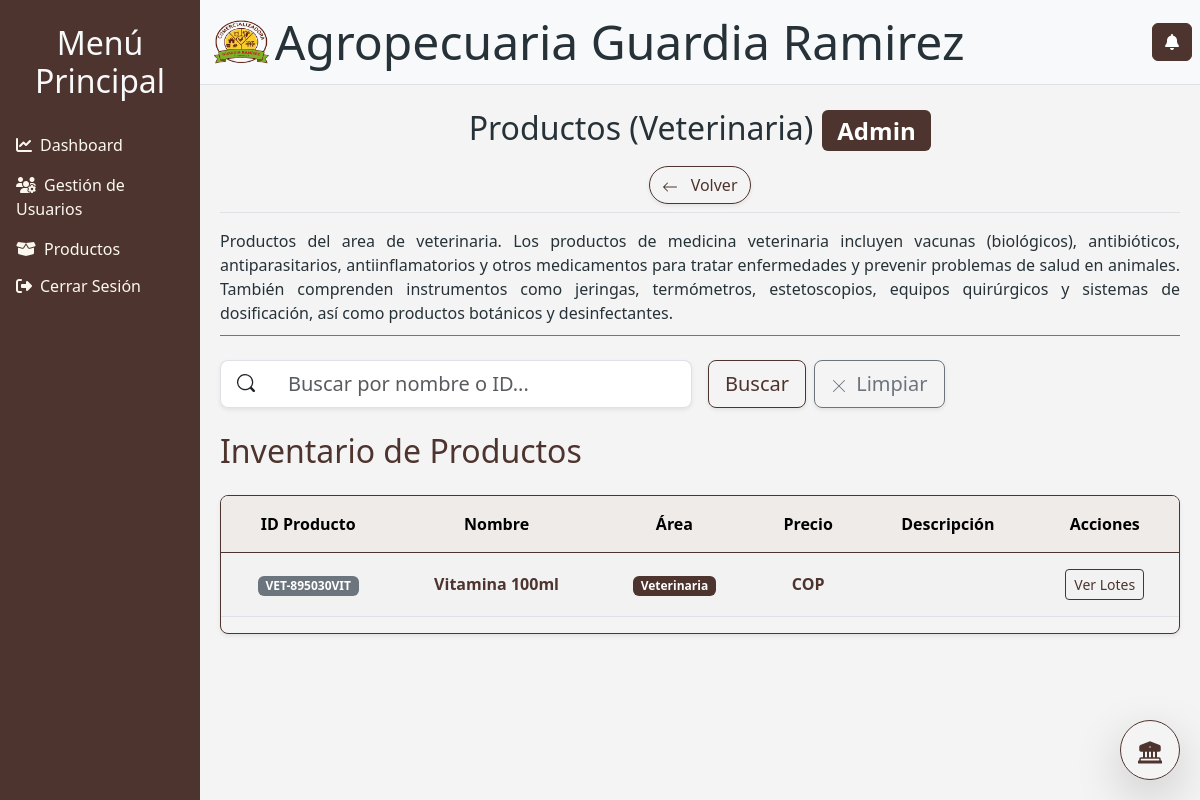
Page /productos/veterinaria/ (signed in) on the earlier database version.
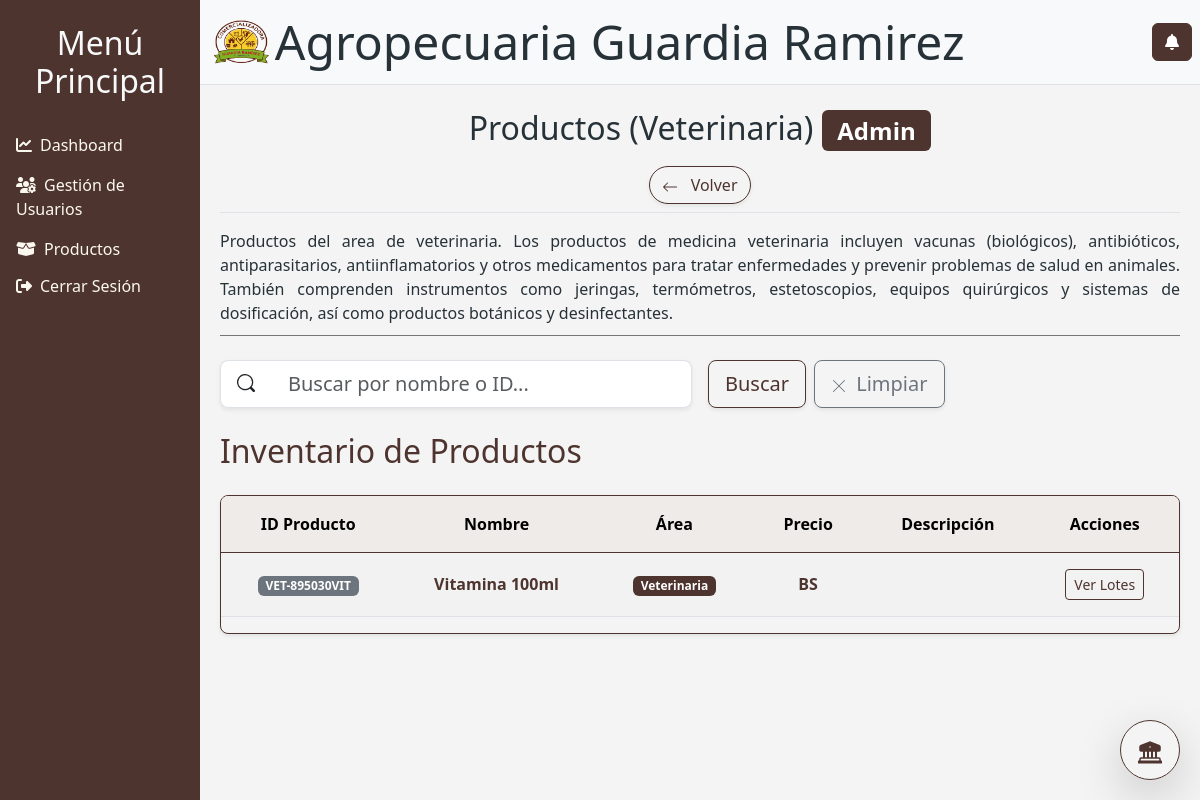
Same page on the later database version.
### system/models.py (models this page shows, shortened)
class AreaAlmacen(models.Model):
    nombre = models.CharField(max_length=100, unique=True)
    prefijo_codigo = models.CharField(max_length=5, unique=True)
    definicion = models.TextField()

class Producto(models.Model):
    nombre = models.CharField(max_length=200)
    codigoBarras = models.CharField(max_length=100, unique=True, blank=True, null=True)
    codigoProducto = models.CharField(max_length=100, unique=True)
    descripcion = models.TextField(blank=True)
    etiquetas = models.ManyToManyField(Etiqueta, blank=True)
    area = models.ForeignKey(AreaAlmacen, on_delete=models.PROTECT) # Usar PROTECT para evitar borrar áreas con productos
    proveedor_principal = models.ForeignKey(Proveedor, on_delete=models.SET_NULL, null=True, blank=True)
    unidad_medida = models.ForeignKey(UnidadMedida, on_delete=models.PROTECT, default=1)
    precio_venta = models.DecimalField(max_digits=10, decimal_places=2, verbose_name="Precio Venta Público")
    costo_promedio_referencia = models.DecimalField(max_digits=10, decimal_places=4)
    stock_minimo = models.PositiveIntegerField(help_text="Nivel de stock para activar alerta de reorden.")
    foto_producto = models.ImageField(
        upload_to='products_pictures/',
        storage=fs,
        null=True,
        blank=True
    )

class configuraciones_admin(models.Model):
    tasa_cambio_cop = models.DecimalField(max_digits=10, decimal_places=4)
    tasa_cambio_bs = models.DecimalField(max_digits=10, decimal_places=4)
    mostrar_precios = models.CharField(max_length=10)

### core/models.py (models this page shows, shortened)
class Profile(models.Model):
    user = models.OneToOneField(User, on_delete=models.CASCADE)
    telefono = models.CharField(max_length=20, blank=True)
    nivel_usuario = models.CharField(choices=[("admin", "Admin"), ("usuario", "Usuario"), ("invitado", "Invitado")], blank=True)
    cargo = models.CharField(choices=[("gerente", "Gerente"), ("supervisor", "Supervisor"), ("empleado", "Empleado")], blank=True)
    salario = models.DecimalField(max_digits=10, decimal_places=2, null=True, blank=True)
    fecha_contratacion = models.DateField(null=True, blank=True)
    estado = models.CharField(choices=[("activo", "Activo"), ("inactivo", "Inactivo"), ("suspendido", "Suspendido")], blank=True)
    foto_perfil =  models.ImageField(
        upload_to='profiles_pictures/',
        storage=fs,
        null=True,
        blank=True
    )

### system/views.py (the view, shortened to what this page needs)
# urls.py: path('productos/<str:categoria>/', views.productosCategoria, name='productosCategoria'),
@login_required
def productosCategoria(request, categoria):
    configuraciones = configuraciones_admin.objects.all()
    configuracionStr = []
    for con in configuraciones:
        configuracionStr.append(con.tasa_cambio_bs)
        configuracionStr.append(con.mostrar_precios)
        configuracionStr.append(con.tasa_cambio_cop)
    search_query = request.GET.get('search', '')
    categoriaDB = AreaAlmacen.objects.get(nombre=categoria)
    try:
        productos_list = Producto.objects.filter(area=categoriaDB)
        productos_list = aplicar_conversion_precios(productos_list, configuracionStr)
    except Exception as e:
        print(f"Ocurrió un error inesperado: {e}")
        import traceback
        traceback.print_exc()
    return render(request, 'inventario/productos_categoria.html', {
        'categoria': categoriaDB,
        'productosList': productos_list,
        "configuracion": configuracionStr,
    })

### system/context_processors.py (called while the page is built)
def global_config(request):
    try:
        config_obj = configuraciones_admin.objects.first()
        if not config_obj:
            config_obj = configuraciones_admin.objects.create(
                tasa_cambio_cop=Decimal('3900.0000'),
                tasa_cambio_bs=Decimal('160.0000'),
                mostrar_precios='USD'
            )
        configuracionStr = [
            str(config_obj.tasa_cambio_bs),   # Factor 0: Tasa BS (usado en la vista)
            config_obj.mostrar_precios,       # Factor 1: Moneda de Display
            str(config_obj.tasa_cambio_cop)    # Factor 2: Tasa COP (usado en la vista)
        ]
    except Exception:
        config_obj = None
        configuracionStr = [None, 'USD', None]
    return {
        'configuracion_obj': config_obj,
        'configuracionStr': configuracionStr,
    }

### templates/inventario/productos_categoria.html (shortened to what this page needs)
{% extends 'dashboard/base_system.html' %}
{% load static %}
{% block extra_head %}
    <link rel="stylesheet" href="{% static 'styles/dashboard.css' %}">
{% endblock %}
{% block content %}
    <div class="content-header">
        <div class="d-flex flex-column justify-content-between align-items-center mb-3 border-bottom w-100">
            <h1 class="text-center">
                Productos ({{ categoria.nombre|capfirst }})
                <span class="badge bg-success text-white mb-1 badge-nivel">
                    {{ user.profile.nivel_usuario|capfirst }}
                </span>
            </h1>
            <a href="{% url 'productos' %}" class="btn btn-outline-success btn-outline-brown shadow-sm rounded-pill mb-2">
                <svg xmlns="http://www.w3.org/2000/svg" width="16" height="16" fill="currentColor" class="bi bi-arrow-left me-2" viewBox="0 0 16 16">
                    <path fill-rule="evenodd" d="M15 8a.5.5 0 0 0-.5-.5H2.707l3.147-3.146a.5.5 0 1 0-.708-.708l-4 4a.5.5 0 0 0 0 .708l4 4a.5.5 0 0 0 .708-.708L2.707 8.5H14.5A.5.5 0 0 0 15 8z"/>
                </svg>
                Volver
            </a>
        </div>
        <p style="text-align: justify;">Productos del area de {{categoria.nombre}}. {{categoria.definicion}}</p>
    </div>
    <div class="filters my-4">
        <form method="get" class="row g-3 align-items-end">
            <div class="col-6 col-md-6">
                <div class="input-group input-group-lg shadow-sm rounded-3">
                    <span class="input-group-text bg-white border-end-0">
                    </span>
                    <input type="text" class="form-control border-start-0" id="search-input" name="search" placeholder="Buscar por nombre o ID..." value="{{ request.GET.search }}">
                </div>
            </div>
            <div class="col-6 col-md-6 d-flex gap-2">
                <button type="submit" class="btn btn-outline-success btn-outline-brown btn-lg shadow-sm">
                    Buscar
                </button>
                <a href="{% url 'productosCategoria' categoria.nombre %}" class="btn btn-outline-secondary btn-lg shadow-sm">
                    <span class="d-none d-sm-inline ms-1">Limpiar</span>
                </a>
            </div>
        </form>
    </div>
    <div class="w-100">
        <h2 class="mb-4 text-success text-brown">Inventario de Productos</h2>
        <div class="overflow-x-auto rounded-3 shadow-sm border border-success border-brown">
            <table class="table table-striped table-hover align-middle">
                <thead class="table-success table-brown text-white text-center text-nowrap">
                    <tr>
                        <th scope="col" class="py-3 px-4">ID Producto</th>
                        <th scope="col" class="py-3 px-4">Nombre</th>
                        <th scope="col" class="py-3 px-4">Área</th>
                        <th scope="col" class="py-3 px-4">Precio</th>
                        <th scope="col" class="py-3 px-4">Descripción</th>
                        <th scope="col" class="py-3 px-4">Acciones</th>
                    </tr>
                </thead>
                <tbody class="text-center text-nowrap">
                    {% for producto in productosList %}
                    <tr>
                        <th scope="row" class="py-3 px-4">
                            <span class="badge bg-secondary">{{ producto.area.prefijo_codigo }}-{{ producto.codigoProducto }}</span>
                        </th>
                        <td class="py-3 px-4">
                            <strong class="text-success text-brown">{{ producto.nombre }}</strong>
                        </td>
                        <td class="py-3 px-4">
                            <span class="badge bg-success bg-brown text-white">{{ producto.area.nombre|capfirst }}</span>
                        </td>
                        <td class="py-3 px-4">
                            <span class="fw-bold text-success text-brown">{{ producto.precio_display|floatformat:2 }} {{ configuracion.1 }}</span>
                        </td>
                        <td class="py-3 px-4 text-muted">
                        </td>
                        <td class="py-3 px-4">
                            <a href="#" class="btn btn-outline-success btn-outline-brown btn-sm">Ver Lotes</a>
                        </td>
                    </tr>
                    {% empty %}
                    <tr>
                        <td colspan="6" class="text-center text-danger py-4">
                            ¡No se encontraron productos en el inventario!
                        </td>
                    </tr>
                    {% endfor %}
                </tbody>
            </table>
        </div>
    </div>
{% endblock %}

### templates/dashboard/base_system.html (shortened to what this page needs)
{% load static %}
<!DOCTYPE html>
<html lang="es">
<head>
    <link href="https://cdn.jsdelivr.net/npm/bootstrap@5.3.3/dist/css/bootstrap.min.css" rel="stylesheet">
    <link rel="stylesheet" href="https://cdnjs.cloudflare.com/ajax/libs/font-awesome/6.5.1/css/all.min.css">
    <link rel="stylesheet" href="{% static 'styles/normalize.css' %}">
    <link rel="stylesheet" href="{% static 'styles/system.css' %}">
    <link rel="stylesheet" href="{% static 'styles/loader.css' %}">
    {% block extra_head %}{% endblock %}
</head>
<body class="bg-light">
            <!DOCTYPE svg PUBLIC "-//W3C//DTD SVG 1.1//EN" "http://www.w3.org/Graphics/SVG/1.1/DTD/svg11.dtd">
    <div class="d-flex" id="wrapper">
        <div class="bg-dark-brown border-right" id="sidebar-wrapper">
            <div class="sidebar-heading text-light text-center py-4 fs-4 fw-bold d-flex justify-content-evenly align-items-center">
                <h2 style="margin: 0;">Menú Principal</h2>
            </div>
            <div class="list-group list-group-flush">
                <a href="{% url 'dashboard' %}" class="list-group-item list-group-item-action bg-dark-brown text-light-beige border-0">
                    <i class="fas fa-chart-line me-2"></i>Dashboard
                </a>
                <a href="#" class="list-group-item list-group-item-action bg-dark-brown text-light-beige border-0">
                    <i class="fas fa-users-cog me-2"></i>Gestión de Usuarios
                </a>
                <a href="{% url 'productos' %}" class="list-group-item list-group-item-action bg-dark-brown text-light-beige border-0">
                    <i class="fas fa-box-open me-2"></i>Productos
                </a>
                <form action="{% url 'logout' %}" method="post" style="width:100%;">
                    <button type="submit" class="list-group-item list-group-item-action bg-dark-brown text-light-beige border-0">
                        <i class="fas fa-sign-out-alt me-2"></i>Cerrar Sesión
                    </button>
                </form>
            </div>
        </div>
        <div id="page-content-wrapper">
            <nav class="navbar navbar-expand-lg navbar-light bg-light border-bottom nav-system">
                <div class="container-fluid px-2">
                    <div class="d-flex align-items-center justify-content-between" style="width: 100%;">
                        <div class="navbar-brand d-flex align-items-center gap-0">
                            <img src="{% static 'img/favicon_transparente.png' %}" alt="Logo">
                            <h1 class="flex-grow-1">Agropecuaria Guardia Ramirez</h1>
                        </div>
                        <div class="d-flex align-items-center">
                            <button class="btn btn-success notificaciones-btn" id="notification-btn" title="Notificaciones">
                                <i class="fas fa-bell"></i>
                            </button>
                        </div>
                    </div>
                </div>
            </nav>
            <div class="container-fluid py-4">
                {% block content %}{% endblock %}
            </div>
        </div>
    </div>
    <button
        class="btn btn-outline-success btn-outline-brown btn-lg rounded-circle shadow-lg"
        style="position: fixed; bottom: 20px; right: 20px; width: 60px; height: 60px; z-index: 1050;"
        data-bs-toggle="modal"
        data-bs-target="#configuracionModal"
        aria-label="Abrir Configuración"
    >
    </button>
</body>
</html>

### static/styles/system.css (style rules this page uses)
:root { --deep-blue: #263238; --pure-white: #FFFFFF; --primary-green: #689F38; --bright-yellow: #FBC02D; --dark-brown: #4E342E; --accent-red: #E53935; --soft-beige: #FBF8F0; --light-beige: #F8F4E3; --light-gray: #f4f4f4; --text-color: #263238; }
html, body { height: 100%; margin: 0; padding: 0; }
body { background-color: var(--light-gray); font-family: 'Segoe UI', Tahoma, Geneva, Verdana, sans-serif; color: var(--text-color); }
#sidebar-wrapper { position: fixed; top: 0; left: -15rem; z-index: 1000; height:100vh; width: 15rem; transition: all 0.25s ease-out; background-color: var(--dark-brown); z-index: 10000; }
.list-group-item { color: var(--soft-beige) !important; background-color: var(--dark-brown) !important; border: none !important; transition: background-color 0.3s ease; }
#page-content-wrapper { background-color: var(--light-gray); max-width: 100%; width: 100%; height: auto; }
.container-fluid { padding-left: 20px; padding-right: 20px; max-width: 100%; }
.navbar-brand { display: flex; align-items: center; gap: 15px; overflow: hidden; }
.navbar-brand img { height: 30px; }
.navbar-brand h1 { font-size: clamp(0.75rem, 4vw, 3rem); color: var(--text-color); margin: 0; white-space: nowrap; overflow: hidden; text-overflow: ellipsis; }
.nav-system { position: sticky; top: 0px; z-index: 9999; }
@media (min-width: 768px) { #sidebar-wrapper { margin-left: 0; position: sticky; top: 0px; left: 0; } }
@media (min-width: 768px) { .nav-system { position: sticky; top: 0px; z-index: 999999999; } }
@media (min-width: 768px) { #page-content-wrapper { min-width: 0; width: 100%; } }
@media (min-width: 768px) { .navbar-brand img { height: 50px; } }
@media (min-width: 768px) { .notificaciones-btn { background-color: var(--dark-brown); color: var(--pure-white); border-color: var(--dark-brown); transition: background-color 0.3s ease, border-color 0.3s ease, box-shadow 0.3s ease; } }
@media (min-width: 768px) { .text-brown { color: var(--dark-brown) !important; } }
@media (min-width: 768px) { .table-brown { --bs-table-bg: #EFEBE9; --bs-table-striped-bg: #D7CCC8; --bs-table-striped-color: #4E342E; --bs-table-active-bg: #BCAAA4; --bs-table-hover-bg: #BCAAA4; --bs-table-hover-color: #4E342E; color: #4E342E; border-color: #4E342E; } }
@media (min-width: 768px) { .border-brown { border-color: var(--dark-brown) !important; } }
@media (min-width: 768px) { .btn-outline-brown { --bs-btn-color: #4E342E; --bs-btn-border-color: #4E342E; --bs-btn-hover-color: #fff; --bs-btn-hover-bg: #4E342E; --bs-btn-hover-border-color: #4E342E; --bs-btn-active-color: #fff; --bs-btn-active-bg: #4E342E; --bs-btn-active-border-color: #4E342E; --bs-btn-disabled-color: #4E342E; --bs-btn-disabled-border-color: #4E342E; } }
@media (min-width: 768px) { .badge-nivel { background-color: var(--dark-brown) !important; } }
@media (min-width: 768px) { .bg-brown { background-color: var(--dark-brown) !important; } }

### static/styles/dashboard.css (style rules this page uses)
:root { --azul-marino: #263238; --verde-principal: #689F38; --amarillo-brillante: #FBC02D; --marron-oscuro: #4E342E; --rojo-acento: #E53935; --blanco-puro: #FFFFFF; --beige-suave: #FBF8F0; --gris-medio: #757575; }

Differences in the rows shown:
changed configuraciones_admin: mostrar_precios "COP" → "BS"
